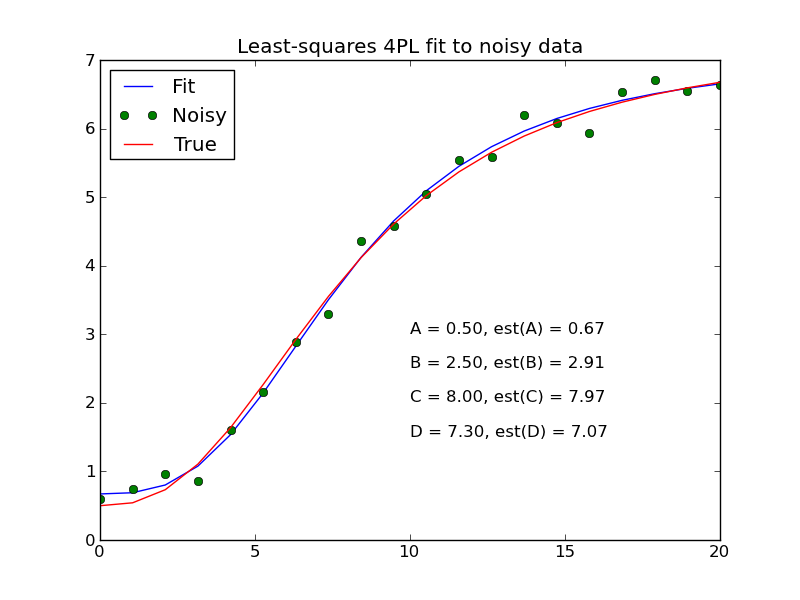

Reproduce this figure in Python.
import numpy as np
import numpy.random as npr
import matplotlib.pyplot as plt
from scipy.optimize import leastsq

def logistic4(x, A, B, C, D):
    """4PL lgoistic equation."""
    return ((A-D)/(1.0+((x/C)**B))) + D

def residuals(p, y, x):
    """Deviations of data from fitted 4PL curve"""
    A,B,C,D = p
    err = y-logistic4(x, A, B, C, D)
    return err

def peval(x, p):
    """Evaluated value at x with current parameters."""
    A,B,C,D = p
    return logistic4(x, A, B, C, D)

# Make up some data for fitting and add noise
# In practice, y_meas would be read in from a file
x = np.linspace(0,20,20)
A,B,C,D = 0.5,2.5,8,7.3
y_true = logistic4(x, A, B, C, D)
y_meas = y_true + 0.2*npr.randn(len(x))

# Initial guess for parameters
p0 = [0, 1, 1, 1]

# Fit equation using least squares optimization
plsq = leastsq(residuals, p0, args=(y_meas, x))

# Plot results
plt.plot(x,peval(x,plsq[0]),x,y_meas,'o',x,y_true)
plt.title('Least-squares 4PL fit to noisy data')
plt.legend(['Fit', 'Noisy', 'True'], loc='upper left')
for i, (param, actual, est) in enumerate(zip('ABCD', [A,B,C,D], plsq[0])):
    plt.text(10, 3-i*0.5, '%s = %.2f, est(%s) = %.2f' % (param, actual, param, est))
plt.savefig('logistic.png')
